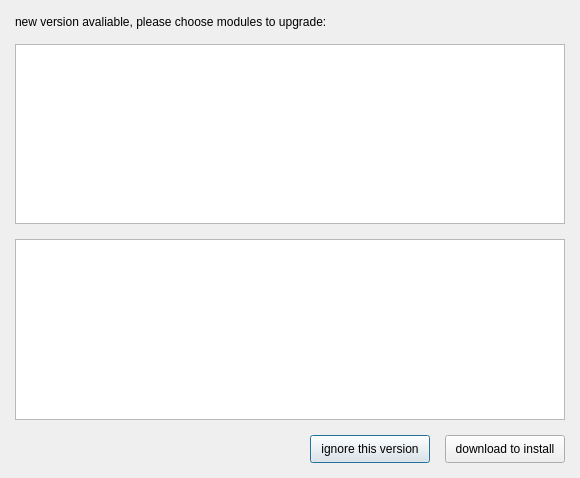
<?xml version="1.0" encoding="UTF-8"?>
<ui version="4.0">
 <class>UpgradableModulesSelector</class>
 <widget class="QDialog" name="UpgradableModulesSelector">
  <property name="geometry">
   <rect>
    <x>0</x>
    <y>0</y>
    <width>580</width>
    <height>478</height>
   </rect>
  </property>
  <property name="minimumSize">
   <size>
    <width>580</width>
    <height>478</height>
   </size>
  </property>
  <property name="maximumSize">
   <size>
    <width>580</width>
    <height>478</height>
   </size>
  </property>
  <property name="windowTitle">
   <string>Dialog</string>
  </property>
  <layout class="QVBoxLayout" name="verticalLayout">
   <property name="spacing">
    <number>15</number>
   </property>
   <property name="leftMargin">
    <number>15</number>
   </property>
   <property name="topMargin">
    <number>15</number>
   </property>
   <property name="rightMargin">
    <number>15</number>
   </property>
   <property name="bottomMargin">
    <number>15</number>
   </property>
   <item>
    <widget class="QLabel" name="TitleLabel">
     <property name="text">
      <string>new version avaliable, please choose modules to upgrade:</string>
     </property>
    </widget>
   </item>
   <item>
    <widget class="QTableWidget" name="UpgradableModulesTable">
     <attribute name="horizontalHeaderCascadingSectionResizes">
      <bool>true</bool>
     </attribute>
     <attribute name="horizontalHeaderMinimumSectionSize">
      <number>30</number>
     </attribute>
     <attribute name="verticalHeaderVisible">
      <bool>false</bool>
     </attribute>
    </widget>
   </item>
   <item>
    <widget class="QTextBrowser" name="UpdateLog"/>
   </item>
   <item>
    <layout class="QHBoxLayout" name="horizontalLayout">
     <item>
      <spacer name="horizontalSpacer">
       <property name="orientation">
        <enum>Qt::Horizontal</enum>
       </property>
       <property name="sizeHint" stdset="0">
        <size>
         <width>40</width>
         <height>20</height>
        </size>
       </property>
      </spacer>
     </item>
     <item>
      <widget class="QPushButton" name="IgnoreBtn">
       <property name="sizePolicy">
        <sizepolicy hsizetype="Preferred" vsizetype="Fixed">
         <horstretch>0</horstretch>
         <verstretch>0</verstretch>
        </sizepolicy>
       </property>
       <property name="minimumSize">
        <size>
         <width>120</width>
         <height>28</height>
        </size>
       </property>
       <property name="maximumSize">
        <size>
         <width>16777215</width>
         <height>28</height>
        </size>
       </property>
       <property name="text">
        <string>ignore this version</string>
       </property>
      </widget>
     </item>
     <item>
      <widget class="QPushButton" name="UpgradeBtn">
       <property name="sizePolicy">
        <sizepolicy hsizetype="Preferred" vsizetype="Fixed">
         <horstretch>0</horstretch>
         <verstretch>0</verstretch>
        </sizepolicy>
       </property>
       <property name="minimumSize">
        <size>
         <width>120</width>
         <height>28</height>
        </size>
       </property>
       <property name="maximumSize">
        <size>
         <width>16777215</width>
         <height>28</height>
        </size>
       </property>
       <property name="text">
        <string>download to install</string>
       </property>
      </widget>
     </item>
    </layout>
   </item>
  </layout>
 </widget>
 <resources/>
 <connections/>
</ui>
